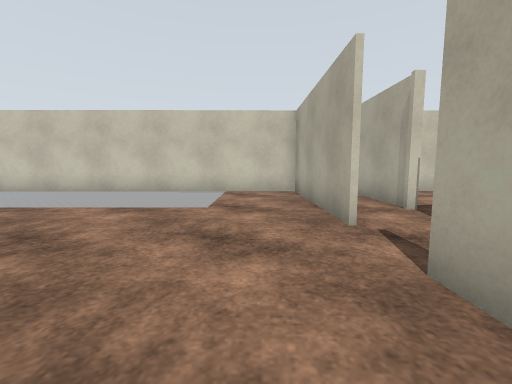
[1] (above)

14 first-person views from a walk through a robot-simulator world made for Gazebo. The camera is 0.94 m above the floor, tilts 6° down and sees 90° across. The floor is counted in squares, 1 m on a side. Each view is taken from the middle of a square. On the plan, view 1 faces up. The plan holds only what a view shows up to about 10 squares ahead; the rest is blank. The place goes on beyond the plan. Robots are left out. Some surface patterns are stand-ins.

[2]
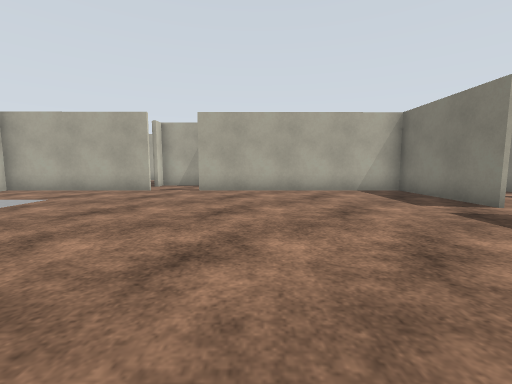

[3]
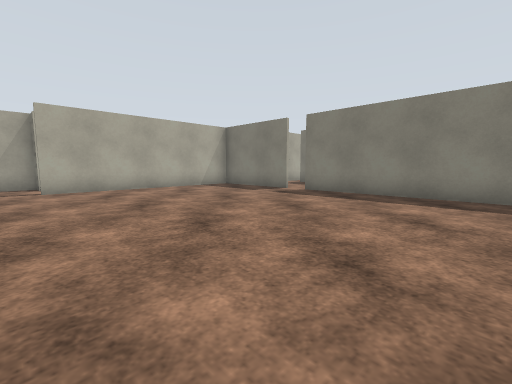

[4]
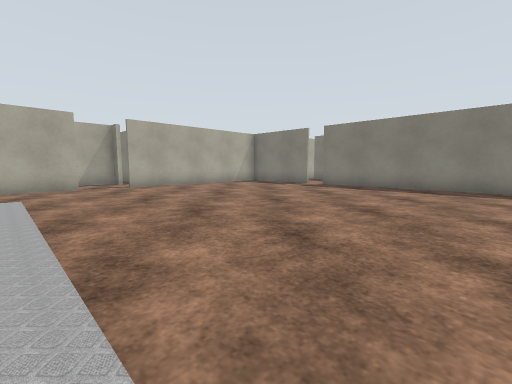

[5]
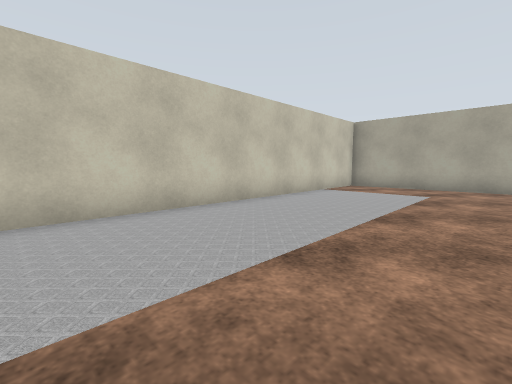

[6]
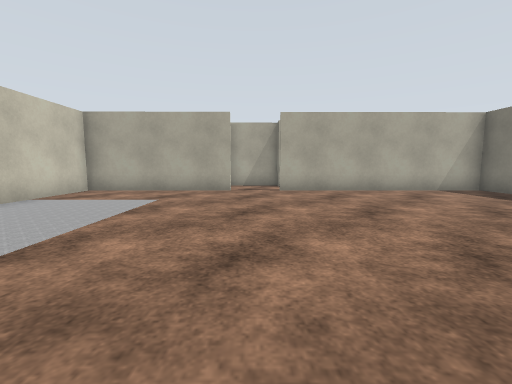

[7]
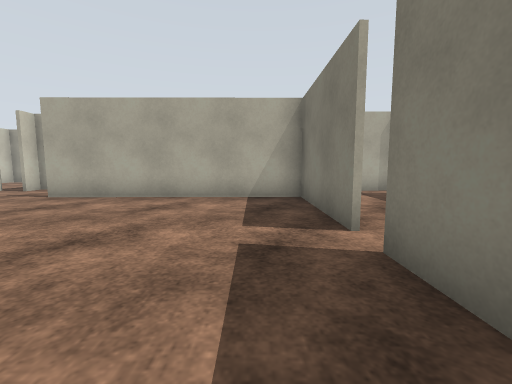

[8]
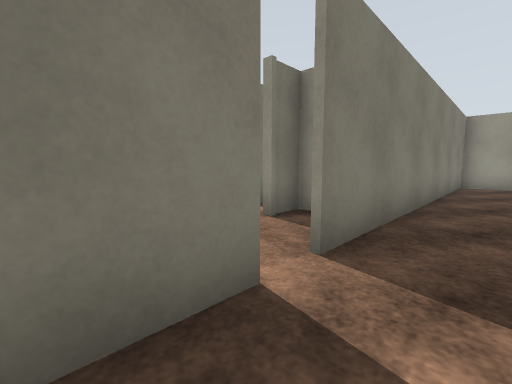

[9]
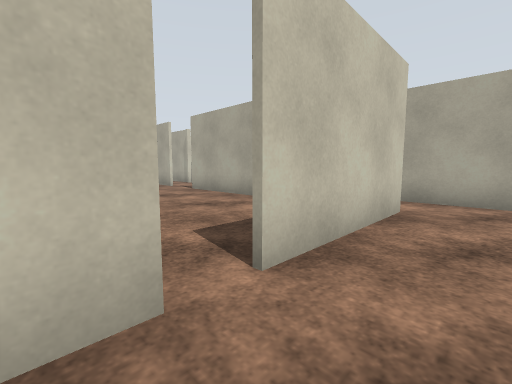

[10]
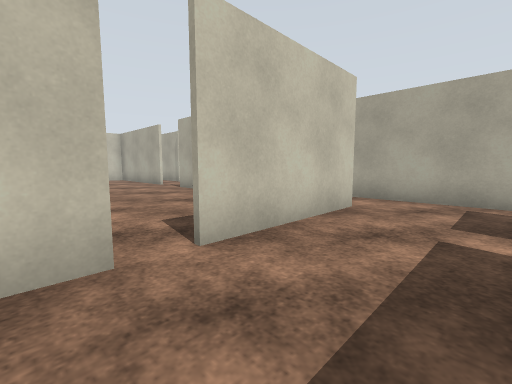

[11]
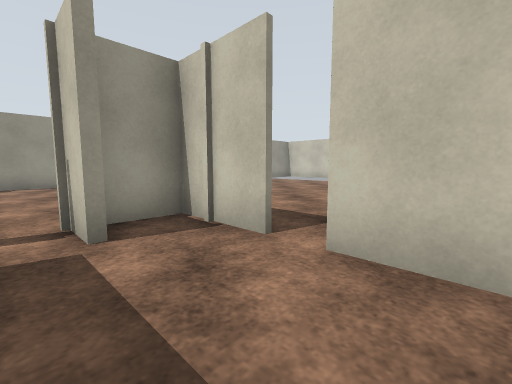

[12]
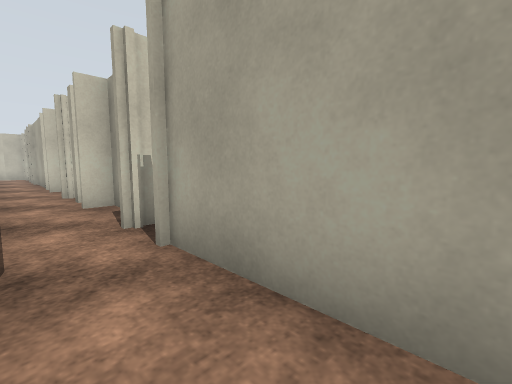

[13]
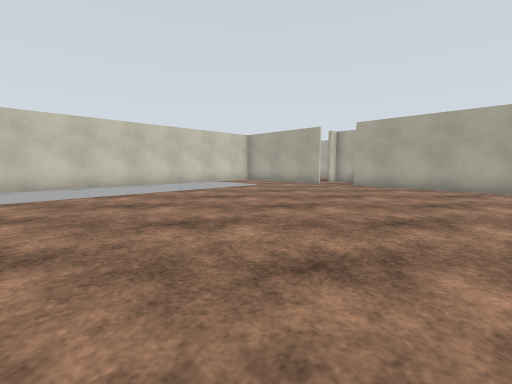

[14]
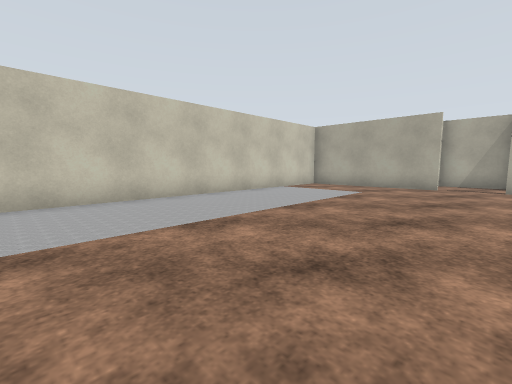

### Floor plan
Points are (right, up) in squares from view 1. A wall is a line through its corners. A room is listed if a view was taken in it or the views show most of it. See-through windows are left out.
Room 1 (views 1, 2, 3, 4, 5, 6, 7, 8, 13, 14)
walls: (1.5, 3.9) (1.4, 9.2) (-10.2, 9.1); (3.1, 2) (3.8, 2) (3.8, 4.3) (3.1, 4.3); (-2.4, -5.4) (1.5, -5.3) (1.5, 2.1); (-10.5, -5.4) (-3.3, -5.4)
ways out: opening at (-3, -5) to room 2
Room 2 (views 9, 10, 11, 12)
walls: (-3.3, -5.5) (-5.5, -5.5) (-5.5, -7.5); (1.7, -5.5) (-2.4, -5.5); (-4.4, -7.3) (-5.7, -7.3); (-5.5, -7.2) (-4.4, -7.2); (3.4, -8.6) (3.4, -4)
ways out: opening at (-3, -5) to room 1; gap at (-6, -8)

Positions as (right, up) in squares from view 1, and headings:
1: (0, 0), facing up
2: (-8, 0), facing right
3: (-9, 3), facing down-right
4: (-10, 6), facing down-right
5: (-10, 4), facing up-right
6: (-8, 3), facing right
7: (-6, -4), facing right
8: (-1, -4), facing down-left
9: (-4, -7), facing up-right
10: (-4, -8), facing up-right
11: (-1, -8), facing up-left
12: (2, -7), facing up-right
13: (-10, -3), facing up-right
14: (-10, 2), facing up-right
